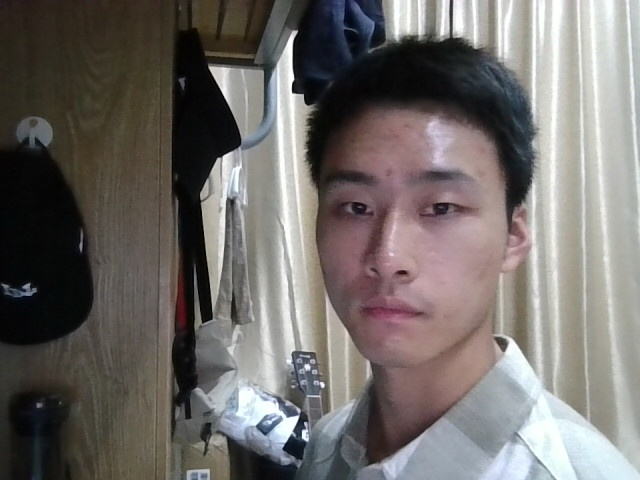
#> input picture Recognization/Data/0name.jpg, 640 x 480 px, found by its file name; its folder holds only this picture in this run; the run also reads 1 picture not shown here
$ python train.py
#> lines starting #> are read from the running program, lines starting #| are printed output that depends on the picture
import cv2 as cv
import os
from PIL import Image
import numpy as np
def getImageAndLabels(path):
    # 储存人脸数据与图片信息
#> called with path = '/home/springrain-i/face/Data/'
    facesSamples = []
    ids = []
    imagePaths = [os.path.join(path,f) for f in os.listdir(path)]

    face_detector = cv.CascadeClassifier('/home/springrain-i/opencv-4.10.0/data/haarcascades/haarcascade_frontalface_default.xml')

    for imagepath in imagePaths:
        PIL_img = Image.open(imagepath).convert('L') #打开灰度图
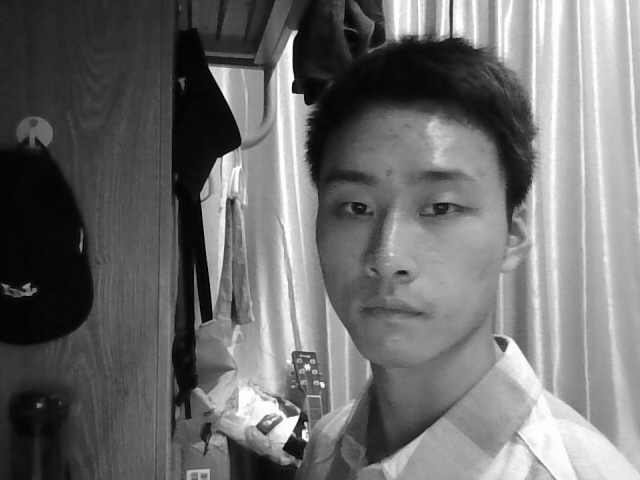
#> PIL_img: PIL image 640x480 L; min 0, max 255, mean 109.6
        matrix_img = np.array(PIL_img,'uint8') #将灰度信息转换为数组
        face = face_detector.detectMultiScale(matrix_img) #获取人脸部位
#> face = [[271, 110, 256, 256]]
        id = int(os.path.split(imagepath)[1][0]) #存疑

        for x,y,w,h in face:
            ids.append(id)
            facesSamples.append(matrix_img[y:y+h,x:x+w])
#> this loop made 1 pass
#> after the loop, facesSamples = 1 item; ids = [0]
    print('id:',id)

    return facesSamples,ids

path = '/home/springrain-i/face/Data/'
#> (the run stopped early here; a loop or call above may not have finished)
